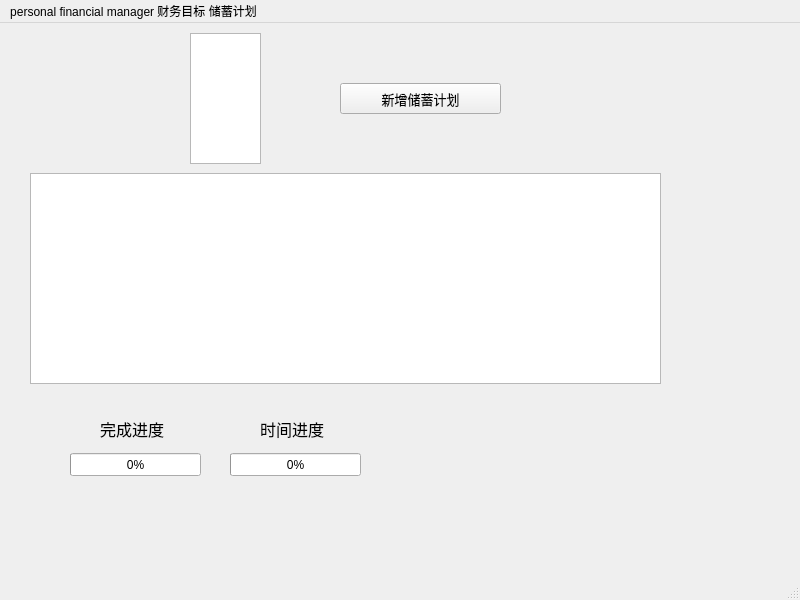
<?xml version="1.0" encoding="UTF-8"?>
<ui version="4.0">
 <class>ingoalsWindow</class>
 <widget class="QMainWindow" name="ingoalsWindow">
  <property name="geometry">
   <rect>
    <x>0</x>
    <y>0</y>
    <width>800</width>
    <height>600</height>
   </rect>
  </property>
  <property name="windowTitle">
   <string>MainWindow</string>
  </property>
  <widget class="QWidget" name="centralwidget">
   <widget class="QPushButton" name="SavingsButton">
    <property name="geometry">
     <rect>
      <x>340</x>
      <y>60</y>
      <width>161</width>
      <height>31</height>
     </rect>
    </property>
    <property name="font">
     <font>
      <pointsize>10</pointsize>
     </font>
    </property>
    <property name="text">
     <string>新增储蓄计划</string>
    </property>
   </widget>
   <widget class="QListView" name="accountListView">
    <property name="geometry">
     <rect>
      <x>190</x>
      <y>10</y>
      <width>71</width>
      <height>131</height>
     </rect>
    </property>
   </widget>
   <widget class="QTableView" name="savingtableView">
    <property name="geometry">
     <rect>
      <x>30</x>
      <y>150</y>
      <width>631</width>
      <height>211</height>
     </rect>
    </property>
   </widget>
   <widget class="QLabel" name="category_1">
    <property name="geometry">
     <rect>
      <x>80</x>
      <y>400</y>
      <width>40</width>
      <height>16</height>
     </rect>
    </property>
    <property name="font">
     <font>
      <pointsize>12</pointsize>
     </font>
    </property>
    <property name="text">
     <string/>
    </property>
   </widget>
   <widget class="QProgressBar" name="completionprogressBar">
    <property name="geometry">
     <rect>
      <x>70</x>
      <y>430</y>
      <width>131</width>
      <height>23</height>
     </rect>
    </property>
    <property name="value">
     <number>0</number>
    </property>
   </widget>
   <widget class="QLabel" name="category_2">
    <property name="geometry">
     <rect>
      <x>80</x>
      <y>440</y>
      <width>40</width>
      <height>16</height>
     </rect>
    </property>
    <property name="font">
     <font>
      <pointsize>12</pointsize>
     </font>
    </property>
    <property name="text">
     <string/>
    </property>
   </widget>
   <widget class="QLabel" name="category_3">
    <property name="geometry">
     <rect>
      <x>130</x>
      <y>480</y>
      <width>40</width>
      <height>16</height>
     </rect>
    </property>
    <property name="font">
     <font>
      <pointsize>12</pointsize>
     </font>
    </property>
    <property name="text">
     <string/>
    </property>
   </widget>
   <widget class="QLabel" name="completion_progress">
    <property name="geometry">
     <rect>
      <x>100</x>
      <y>390</y>
      <width>71</width>
      <height>31</height>
     </rect>
    </property>
    <property name="font">
     <font>
      <pointsize>12</pointsize>
     </font>
    </property>
    <property name="text">
     <string>完成进度</string>
    </property>
   </widget>
   <widget class="QLabel" name="time_progress">
    <property name="geometry">
     <rect>
      <x>260</x>
      <y>390</y>
      <width>71</width>
      <height>31</height>
     </rect>
    </property>
    <property name="font">
     <font>
      <pointsize>12</pointsize>
     </font>
    </property>
    <property name="text">
     <string>时间进度</string>
    </property>
   </widget>
   <widget class="QProgressBar" name="timeprogressBar">
    <property name="geometry">
     <rect>
      <x>230</x>
      <y>430</y>
      <width>131</width>
      <height>23</height>
     </rect>
    </property>
    <property name="value">
     <number>0</number>
    </property>
   </widget>
   <widget class="QLabel" name="advice_1">
    <property name="geometry">
     <rect>
      <x>610</x>
      <y>400</y>
      <width>191</width>
      <height>20</height>
     </rect>
    </property>
    <property name="font">
     <font>
      <pointsize>12</pointsize>
     </font>
    </property>
    <property name="text">
     <string/>
    </property>
   </widget>
   <widget class="QLabel" name="advice_2">
    <property name="geometry">
     <rect>
      <x>70</x>
      <y>460</y>
      <width>621</width>
      <height>61</height>
     </rect>
    </property>
    <property name="font">
     <font>
      <pointsize>12</pointsize>
     </font>
    </property>
    <property name="text">
     <string/>
    </property>
   </widget>
   <widget class="QLabel" name="advice_3">
    <property name="geometry">
     <rect>
      <x>609</x>
      <y>480</y>
      <width>191</width>
      <height>21</height>
     </rect>
    </property>
    <property name="font">
     <font>
      <pointsize>12</pointsize>
     </font>
    </property>
    <property name="text">
     <string/>
    </property>
   </widget>
  </widget>
  <widget class="QMenuBar" name="menubar">
   <property name="geometry">
    <rect>
     <x>0</x>
     <y>0</y>
     <width>800</width>
     <height>17</height>
    </rect>
   </property>
   <widget class="QMenu" name="menupersonal_financial_manager">
    <property name="title">
     <string>personal financial manager 财务目标 储蓄计划</string>
    </property>
   </widget>
   <addaction name="menupersonal_financial_manager"/>
  </widget>
  <widget class="QStatusBar" name="statusbar"/>
 </widget>
 <resources/>
 <connections/>
</ui>
